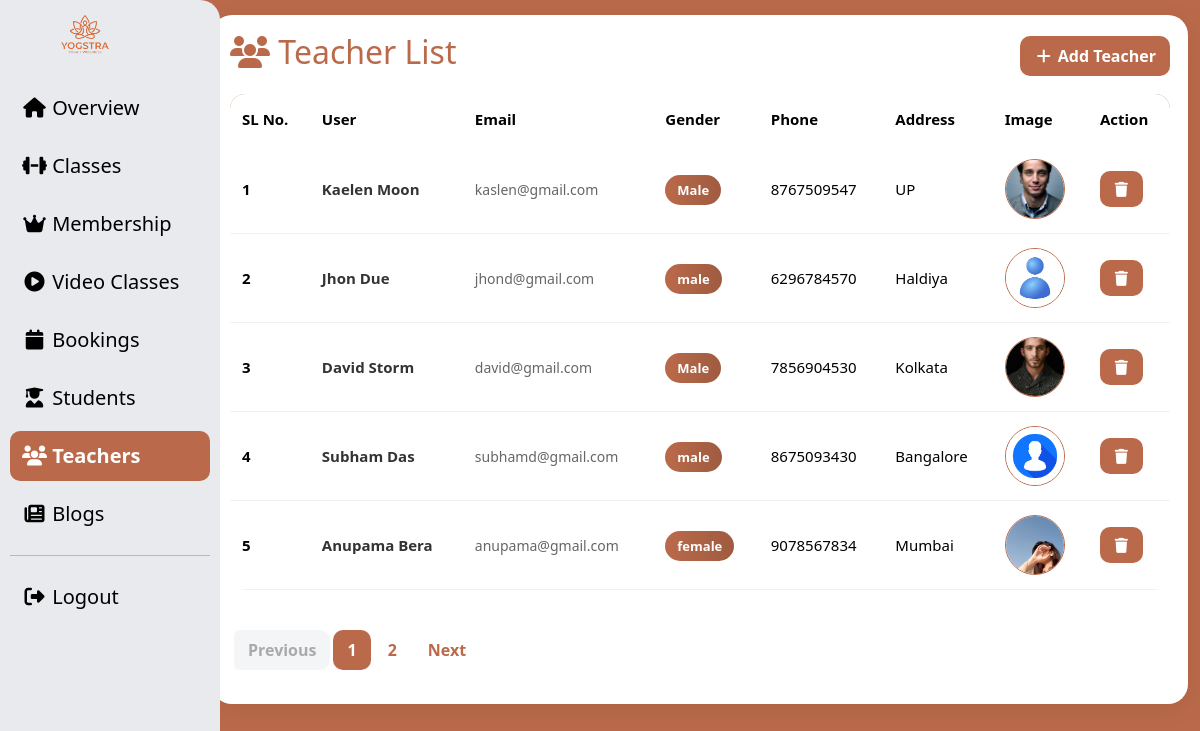
Page /admin/teacher_list.php on the committed database.
### tables this page shows
CREATE TABLE `users` (
  `id` int(30) NOT NULL,
  `name` varchar(255) NOT NULL,
  `email` varchar(255) NOT NULL,
  `password` varchar(255) NOT NULL,
  `gender` varchar(255) NOT NULL,
  `role` varchar(20) NOT NULL,
  `qualification` varchar(255) NOT NULL,
  `ph_no` varchar(15) NOT NULL,
  `address` varchar(255) NOT NULL,
  `image` varchar(255) NOT NULL,
  `otp` int(11) DEFAULT NULL,
  `is_verified` tinyint(1) DEFAULT 0
);

### admin/teacher_list.php (the view, shortened to what this page needs)
<?php
include('../db_connect.php');
$limit = 5;
$page = isset($_GET['page']) ? $_GET['page'] : 1;
$start = ($page - 1) * $limit;
$total_query = mysqli_query($conn, "SELECT COUNT(*) as total FROM users");
$total_row = mysqli_fetch_assoc($total_query);
$total_records = $total_row['total'];
$total_pages = ceil($total_records / $limit);
$query = mysqli_query($conn, "SELECT * FROM users WHERE role='teacher' LIMIT $start, $limit");
?>
<!DOCTYPE html>
<html lang="en">
<head>
<link rel="stylesheet" href="../assets/bootstrap/css/bootstrap.min.css">
<link rel="stylesheet" href="https://cdnjs.cloudflare.com/ajax/libs/font-awesome/7.0.1/css/all.min.css"/>
</head>
<body style="background:#ba6a4a;">
<div class="container-fluid">
<div class="row">
    <div class="col-md-2 " >
        <?php include('sidebar.php'); ?>
    </div>
    <div class="col-md-10">
        <div class="main-box">
            <div class="d-flex justify-content-between align-items-center flex-wrap">
                <h2 class="page-title" style="color:#ba6a4a;">
                    <i class="fa fa-users"></i> Teacher List
                </h2>
                <a href="add_teacher.php" class="add-btn">
                    <i class="fa fa-plus"></i> Add Teacher
                </a>
            </div>
            <div class="table-responsive">
                <table class="table align-middle table-hover">
                    <thead>
                        <tr>
                            <th>SL No.</th>
                            <th>User</th>
                            <th>Email</th>
                            <th>Gender</th>
                            <th>Phone</th>
                            <th>Address</th>
                            <th>Image</th>
                            <th>Action</th>
                        </tr>
                    </thead>
                    <tbody>
                    <?php if(mysqli_num_rows($query) > 0){
                        $sl = $start + 1;
                        while($row = mysqli_fetch_assoc($query)){
                    ?>
                        <tr>
                            <td><strong><?php echo $sl++; ?></strong></td>
                            <td>
                                <span class="name-text"><?php echo $row['name']; ?></span>
                            </td>
                            <td>
                                <span class="email-text"><?php echo $row['email']; ?></span>
                            </td>
                            <td>
                                <span class="gender-badge">
                                    <?php echo $row['gender'] ?? 'NA'; ?>
                                </span>
                            </td>
                            <td><?php echo $row['ph_no']; ?></td>
                            <td><?php echo $row['address']; ?></td>
                            <td>
                                <img class="user-img"
                                     src="<?php echo !empty($row['image']) ? '../images/'.$row['image'] : '../assets/image/istockphoto-1495088043-612x612.jpg'; ?>">
                            </td>
                            <td>
                                <div class="action-box">
                                    <a href="delete_action.php?id=<?php echo $row['id']; ?>&delete_btn=user"
                                       class="delete-btn"
                                       onclick="return confirm('Are you sure?');">
                                        <i class="fa fa-trash"></i>
                                    </a>
                                </div>
                            </td>
                        </tr>
                    <?php } } ?>
                    </tbody>
                </table>
            </div>
            <div class="d-flex justify-content-start mt-4">
                <ul class="pagination">
                    <li class="page-item <?= ($page <= 1) ? 'disabled' : ''; ?>">
                        <a class="page-link" href="?page=<?= $page - 1; ?>">Previous</a>
                    </li>
                    <?php for($i = 1; $i <= $total_pages; $i++) { ?>
                        <li class="page-item <?= ($page == $i) ? 'active' : ''; ?>">
                            <a class="page-link" href="?page=<?= $i; ?>"><?= $i; ?></a>
                        </li>
                    <?php } ?>
                    <li class="page-item <?= ($page >= $total_pages) ? 'disabled' : ''; ?>">
                        <a class="page-link" href="?page=<?= $page + 1; ?>">Next</a>
                    </li>
                </ul>
            </div>
        </div>
    </div>
</div>
</div>
</body>
</html>

### admin/teacher_list.php (style rules this page uses)
.main-box { background:#fff; border-radius:20px; padding:18px; box-shadow:0 5px 25px rgba(0,0,0,0.08); margin-top:15px; overflow:hidden; }
.table { margin-top:15px; border-radius:15px; overflow:hidden; background:#fff; }
.table thead { background:linear-gradient(90deg,#ba6a4a,#9f5b40); color:#fff; }
.table thead th { padding:14px 12px; border:none; font-size:15px; white-space:nowrap; font-weight:600; }
.table tbody td { padding:14px 12px; vertical-align:middle; border-bottom:1px solid #f1f1f1; font-size:15px; }
.table tbody tr { transition:0.3s; }
.user-img { width:60px; height:60px; border-radius:50%; object-fit:cover; border:1px solid #ba6a4a; }
.name-text { font-weight:700; color:#333; font-size:15px; }
.email-text { color:#666; font-size:14px; }
.gender-badge { background:linear-gradient(90deg,#ba6a4a,#9f5b40); color:#fff; padding:6px 12px; border-radius:30px; font-size:13px; font-weight:600; }
.delete-btn { background:#ba6a4a; color:#fff; border:none; border-radius:10px; padding:7px 12px; text-decoration:none; transition:0.3s; font-weight:600; }
.action-box { display:flex; gap:8px; }
.add-btn { background:#ba6a4a; color:#fff; border:none; padding:8px 14px; border-radius:10px; font-weight:600; text-decoration:none; }
.pagination .page-link { border:none; margin:0 4px; border-radius:10px; color:#ba6a4a; font-weight:600; padding:8px 14px; }
.pagination .active .page-link { background:#ba6a4a; color:#fff; }
.pagination .disabled .page-link { opacity:0.5; }

### rows in the picture
users: name "Kaelen Moon", email "kaslen@gmail.com", gender "Male", ph_no "8767509547", address "UP", image (picture)
users: name "Jhon Due", email "jhond@gmail.com", gender "male", ph_no "6296784570", address "Haldiya", image (picture)
users: name "David Storm", email "david@gmail.com", gender "Male", ph_no "7856904530", address "Kolkata", image (picture)
users: name "Subham Das", email "subhamd@gmail.com", gender "male", ph_no "8675093430", address "Bangalore", image (picture)
users: name "Anupama Bera", email "anupama@gmail.com", gender "female", ph_no "9078567834", address "Mumbai", image (picture)
